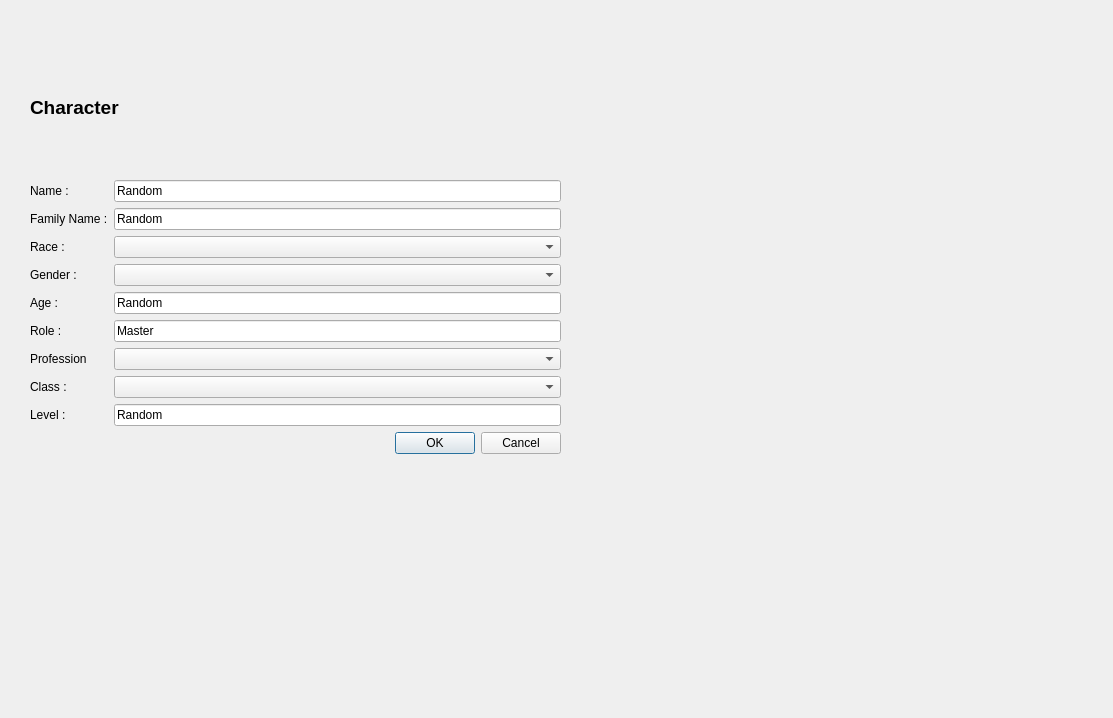
<?xml version="1.0" encoding="UTF-8"?>
<ui version="4.0">
 <class>Dialog</class>
 <widget class="QDialog" name="Dialog">
  <property name="geometry">
   <rect>
    <x>0</x>
    <y>0</y>
    <width>1113</width>
    <height>718</height>
   </rect>
  </property>
  <property name="windowTitle">
   <string>Dialog</string>
  </property>
  <widget class="QWidget" name="horizontalLayoutWidget">
   <property name="geometry">
    <rect>
     <x>30</x>
     <y>40</y>
     <width>531</width>
     <height>414</height>
    </rect>
   </property>
   <layout class="QHBoxLayout" name="horizontalLayout">
    <item>
     <layout class="QVBoxLayout" name="verticalLayout">
      <item>
       <widget class="QLabel" name="label_2">
        <property name="font">
         <font>
          <pointsize>14</pointsize>
          <weight>75</weight>
          <bold>true</bold>
         </font>
        </property>
        <property name="text">
         <string>Character</string>
        </property>
       </widget>
      </item>
      <item>
       <layout class="QFormLayout" name="formLayout_2">
        <item row="0" column="0">
         <widget class="QLabel" name="nameLabel_2">
          <property name="text">
           <string>Name :</string>
          </property>
         </widget>
        </item>
        <item row="0" column="1">
         <widget class="QLineEdit" name="coreNameLineEdit">
          <property name="text">
           <string>Random</string>
          </property>
         </widget>
        </item>
        <item row="1" column="0">
         <widget class="QLabel" name="familyNameLabel">
          <property name="text">
           <string>Family Name :</string>
          </property>
         </widget>
        </item>
        <item row="1" column="1">
         <widget class="QLineEdit" name="familyNameLineEdit">
          <property name="text">
           <string>Random</string>
          </property>
         </widget>
        </item>
        <item row="2" column="0">
         <widget class="QLabel" name="raceLabel">
          <property name="text">
           <string>Race :</string>
          </property>
         </widget>
        </item>
        <item row="2" column="1">
         <widget class="QComboBox" name="raceComboBox"/>
        </item>
        <item row="3" column="0">
         <widget class="QLabel" name="genderLabel">
          <property name="text">
           <string>Gender :</string>
          </property>
         </widget>
        </item>
        <item row="3" column="1">
         <widget class="QComboBox" name="genderComboBox"/>
        </item>
        <item row="4" column="0">
         <widget class="QLabel" name="ageLabel">
          <property name="text">
           <string>Age :</string>
          </property>
         </widget>
        </item>
        <item row="5" column="0">
         <widget class="QLabel" name="roleLabel">
          <property name="text">
           <string>Role :</string>
          </property>
         </widget>
        </item>
        <item row="5" column="1">
         <widget class="QLineEdit" name="roleLineEdit">
          <property name="text">
           <string>Master</string>
          </property>
          <property name="readOnly">
           <bool>true</bool>
          </property>
         </widget>
        </item>
        <item row="6" column="0">
         <widget class="QLabel" name="professionLabel">
          <property name="text">
           <string>Profession</string>
          </property>
         </widget>
        </item>
        <item row="6" column="1">
         <widget class="QComboBox" name="professionComboBox"/>
        </item>
        <item row="7" column="0">
         <widget class="QLabel" name="classLabel">
          <property name="text">
           <string>Class :</string>
          </property>
         </widget>
        </item>
        <item row="7" column="1">
         <widget class="QComboBox" name="classComboBox"/>
        </item>
        <item row="8" column="0">
         <widget class="QLabel" name="levelLabel">
          <property name="text">
           <string>Level :</string>
          </property>
         </widget>
        </item>
        <item row="8" column="1">
         <widget class="QLineEdit" name="levelLineEdit">
          <property name="text">
           <string>Random</string>
          </property>
         </widget>
        </item>
        <item row="4" column="1">
         <widget class="QLineEdit" name="ageLineEdit">
          <property name="text">
           <string>Random</string>
          </property>
         </widget>
        </item>
       </layout>
      </item>
      <item>
       <widget class="QDialogButtonBox" name="buttonBox">
        <property name="orientation">
         <enum>Qt::Horizontal</enum>
        </property>
        <property name="standardButtons">
         <set>QDialogButtonBox::Cancel|QDialogButtonBox::Ok</set>
        </property>
       </widget>
      </item>
     </layout>
    </item>
    <item>
     <layout class="QVBoxLayout" name="verticalLayout_2"/>
    </item>
   </layout>
  </widget>
 </widget>
 <resources/>
 <connections>
  <connection>
   <sender>buttonBox</sender>
   <signal>accepted()</signal>
   <receiver>Dialog</receiver>
   <slot>accept()</slot>
   <hints>
    <hint type="sourcelabel">
     <x>248</x>
     <y>254</y>
    </hint>
    <hint type="destinationlabel">
     <x>157</x>
     <y>274</y>
    </hint>
   </hints>
  </connection>
  <connection>
   <sender>buttonBox</sender>
   <signal>rejected()</signal>
   <receiver>Dialog</receiver>
   <slot>reject()</slot>
   <hints>
    <hint type="sourcelabel">
     <x>316</x>
     <y>260</y>
    </hint>
    <hint type="destinationlabel">
     <x>286</x>
     <y>274</y>
    </hint>
   </hints>
  </connection>
 </connections>
</ui>
